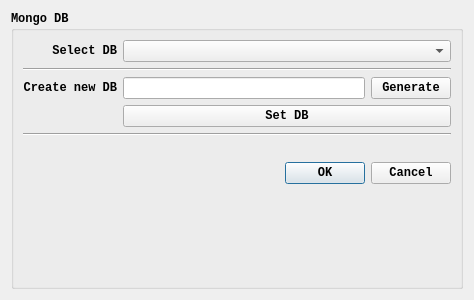
<?xml version="1.0" encoding="UTF-8"?>
<ui version="4.0">
 <class>DBDialog</class>
 <widget class="QDialog" name="DBDialog">
  <property name="geometry">
   <rect>
    <x>0</x>
    <y>0</y>
    <width>474</width>
    <height>300</height>
   </rect>
  </property>
  <property name="sizePolicy">
   <sizepolicy hsizetype="Preferred" vsizetype="Preferred">
    <horstretch>0</horstretch>
    <verstretch>0</verstretch>
   </sizepolicy>
  </property>
  <property name="minimumSize">
   <size>
    <width>400</width>
    <height>300</height>
   </size>
  </property>
  <property name="maximumSize">
   <size>
    <width>500</width>
    <height>400</height>
   </size>
  </property>
  <property name="windowTitle">
   <string>DB Dialog</string>
  </property>
  <layout class="QGridLayout" name="gridLayout_2">
   <item row="0" column="0">
    <widget class="QGroupBox" name="groupBox">
     <property name="font">
      <font>
       <family>Courier New</family>
       <weight>75</weight>
       <bold>true</bold>
      </font>
     </property>
     <property name="title">
      <string>Mongo DB</string>
     </property>
     <layout class="QGridLayout" name="gridLayout">
      <item row="0" column="0">
       <layout class="QGridLayout" name="gridLayout_12">
        <item row="5" column="0" colspan="3">
         <widget class="QLabel" name="label">
          <property name="text">
           <string/>
          </property>
         </widget>
        </item>
        <item row="0" column="0">
         <widget class="QLabel" name="robotIPLabel">
          <property name="text">
           <string>Select DB</string>
          </property>
          <property name="alignment">
           <set>Qt::AlignRight|Qt::AlignTrailing|Qt::AlignVCenter</set>
          </property>
         </widget>
        </item>
        <item row="2" column="2">
         <widget class="QPushButton" name="generateNamePushButton">
          <property name="text">
           <string>Generate</string>
          </property>
         </widget>
        </item>
        <item row="6" column="1" colspan="2">
         <widget class="QDialogButtonBox" name="buttonBox">
          <property name="orientation">
           <enum>Qt::Horizontal</enum>
          </property>
          <property name="standardButtons">
           <set>QDialogButtonBox::Cancel|QDialogButtonBox::Ok</set>
          </property>
         </widget>
        </item>
        <item row="2" column="1">
         <widget class="QLineEdit" name="dbNameLineEdit"/>
        </item>
        <item row="2" column="0">
         <widget class="QLabel" name="portLabel">
          <property name="text">
           <string>Create new DB</string>
          </property>
          <property name="alignment">
           <set>Qt::AlignRight|Qt::AlignTrailing|Qt::AlignVCenter</set>
          </property>
         </widget>
        </item>
        <item row="1" column="0" colspan="3">
         <widget class="Line" name="line">
          <property name="orientation">
           <enum>Qt::Horizontal</enum>
          </property>
         </widget>
        </item>
        <item row="3" column="1" colspan="2">
         <widget class="QPushButton" name="setDBPushButton">
          <property name="text">
           <string>Set DB</string>
          </property>
         </widget>
        </item>
        <item row="0" column="1" colspan="2">
         <widget class="QComboBox" name="dbNamesComboBox"/>
        </item>
        <item row="8" column="1">
         <spacer name="verticalSpacer">
          <property name="orientation">
           <enum>Qt::Vertical</enum>
          </property>
          <property name="sizeHint" stdset="0">
           <size>
            <width>20</width>
            <height>10</height>
           </size>
          </property>
         </spacer>
        </item>
        <item row="4" column="0" colspan="3">
         <widget class="Line" name="line_2">
          <property name="orientation">
           <enum>Qt::Horizontal</enum>
          </property>
         </widget>
        </item>
       </layout>
      </item>
     </layout>
    </widget>
   </item>
  </layout>
 </widget>
 <resources/>
 <connections>
  <connection>
   <sender>buttonBox</sender>
   <signal>accepted()</signal>
   <receiver>DBDialog</receiver>
   <slot>accept()</slot>
   <hints>
    <hint type="sourcelabel">
     <x>248</x>
     <y>254</y>
    </hint>
    <hint type="destinationlabel">
     <x>157</x>
     <y>274</y>
    </hint>
   </hints>
  </connection>
  <connection>
   <sender>buttonBox</sender>
   <signal>rejected()</signal>
   <receiver>DBDialog</receiver>
   <slot>reject()</slot>
   <hints>
    <hint type="sourcelabel">
     <x>316</x>
     <y>260</y>
    </hint>
    <hint type="destinationlabel">
     <x>286</x>
     <y>274</y>
    </hint>
   </hints>
  </connection>
 </connections>
</ui>
